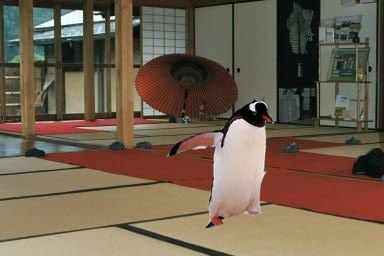
#> input picture GUI/Test Images/Sp_D_CNN_A_art0024_ani0032_0268.jpg, 384 x 256 px
$ jupyter execute CheckELA.ipynb
#> lines starting #> are read from the running program, lines starting #| are printed output that depends on the picture
[cell 1]
from PIL import Image, ImageChops, ImageEnhance, ImageFilter
import numpy as np

[cell 2]
def convert_to_ela_image(path, quality,intensity=None):
#> called with path = 'Sp_D_CNN_A_art0024_ani0032_0268.jpg', quality = 90
    filename = path
    resaved_filename = 'tempresaved.jpg'
    ELA_filename = 'tempela.png'
    im = Image.open(filename).convert('RGB')
#> im is the input picture: PIL image 384x256 RGB; mean R, G, B 113.7, 97.8, 79.4
    im.save(resaved_filename, 'JPEG', quality = quality)
    resaved_im = Image.open(resaved_filename)

    ela_im = ImageChops.difference(im, resaved_im)

    extrema = ela_im.getextrema()
#> extrema = ((0, 23), (0, 10), (0, 20))
    max_diff = max([ex[1] for ex in extrema])
#> max_diff = 23
    if max_diff == 0:
        max_diff = 1
    scale = 255.0 / max_diff
#> scale = 11.09
    if intensity==None:
        ela_im = ImageEnhance.Brightness(ela_im).enhance(scale)
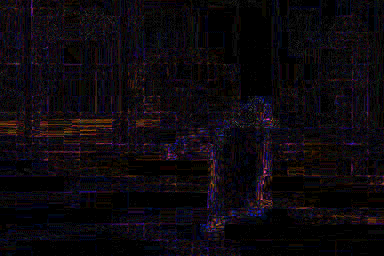
#> ela_im: PIL image 384x256 RGB; mean R, G, B 12.5, 8.2, 12.9
    else:
        ela_im = ImageEnhance.Brightness(ela_im).enhance(intensity)
    return  ela_im

[cell 3]
img=convert_to_ela_image('Sp_D_CNN_A_art0024_ani0032_0268.jpg', 90).resize((256,256))
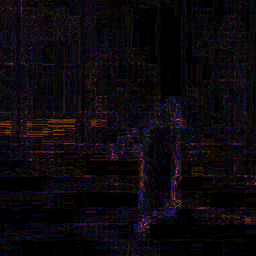
#> img: PIL image 256x256 RGB; mean R, G, B 12.5, 8.2, 13
img=img.getchannel('B')
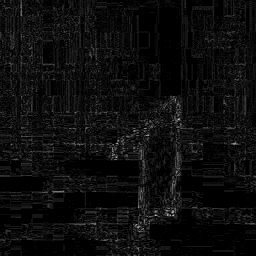
#> img: PIL image 256x256 L; min 0, max 193, mean 13
np.sum(np.array(img)/np.max(img))
#> Out = 4400.1

$ run again, with GUI/Test Images/Sp_D_CRN_A_cha0077_pla0022_0382.jpg copied over GUI/Test Images/Sp_D_CNN_A_art0024_ani0032_0268.jpg
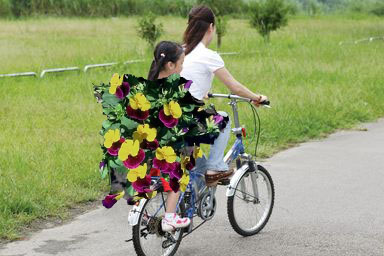
#> input picture GUI/Test Images/Sp_D_CRN_A_cha0077_pla0022_0382.jpg, 384 x 256 px
#> in convert_to_ela_image, im is the input picture: PIL image 384x256 RGB; mean R, G, B 146.7, 155.4, 111.8
#> in convert_to_ela_image, `ela_im = ImageChops.difference(im, resaved_im)`:
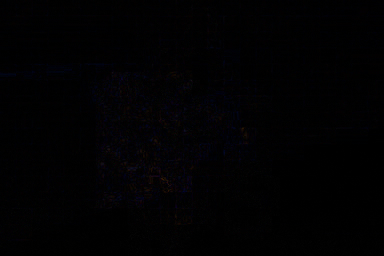
#> ela_im: PIL image 384x256 RGB; mean R, G, B 1.4, 1.1, 2.2
#> extrema = ((0, 52), (0, 25), (0, 50))
#> max_diff = 52
#> scale = 4.9
#> `img=img.getchannel('B')`:
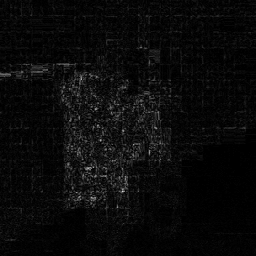
#> img: PIL image 256x256 L; min 0, max 215, mean 10.1
#> Out = 3076
